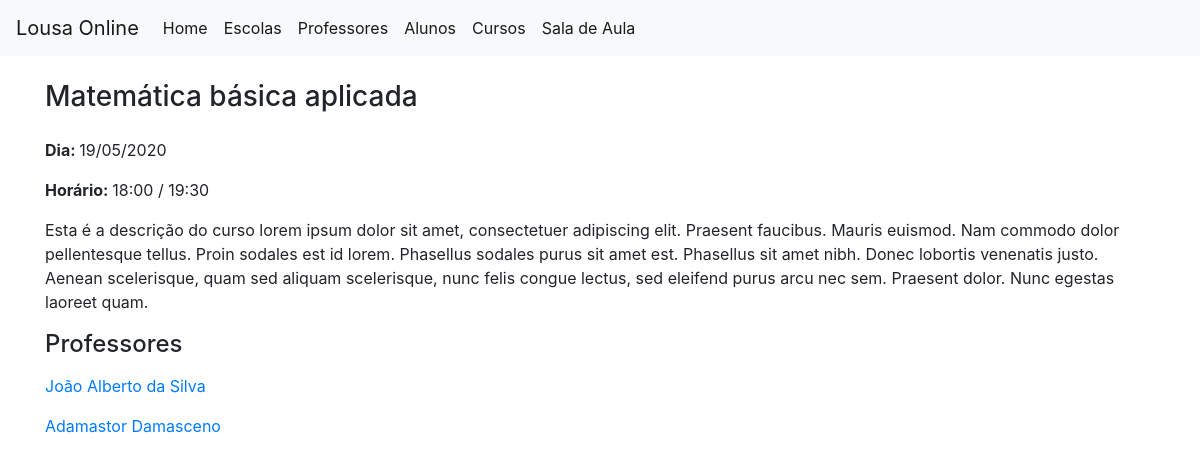
The page /courses_description/3 on the database its author committed.
### tables this page shows
CREATE TABLE `courses` (
  `id` int(11) NOT NULL,
  `name` varchar(255) NOT NULL,
  `date_created` timestamp NOT NULL DEFAULT CURRENT_TIMESTAMP ON UPDATE CURRENT_TIMESTAMP,
  `date_course` date NOT NULL,
  `hour_init` time NOT NULL,
  `hour_end` time NOT NULL,
  `description` text NOT NULL,
  `status` varchar(2) NOT NULL DEFAULT 'I'
);

### inc/router.php (called while the page is built, shortened)
<?php
	$urlParams = isset($_GET['params']) ? explode('/', $_GET['params']) : array();
?>

### models/DataBase.class.php (called while the page is built, shortened)
<?php
class DataBase {
    private $conn;
    public function connect(){
        $dbType     = "mysql";
        $dbHost     = "localhost";
        $port       = "3306";
        $dbUser     = "root";
        $dbPassword = "";
        $dbName     = "lousaonline";
        if(empty($this->conn)){
            try{
                $this->conn = new PDO($dbType.":host=".$dbHost.";port=".$port.";dbname=".$dbName.";charset=utf8", $dbUser, $dbPassword);
            } catch(PDOException $e) {
                $this->message = $e->getMessage();
                $this->conn = 'ERROR';
            }
        }
        return $this->conn;
    }
    public function selectDB($sql, $params=null, $class=null){
        $rs = null;
        if($this->connect() != 'ERROR'){
            $params = is_array($params) ? $params : @explode(',', $params);
            $query = $this->connect()->prepare($sql);
            $query->execute($params);
            if(isset($class)){
                $rs = $query->fetchAll(PDO::FETCH_CLASS,$class);
            }else{
                $rs = $query->fetchAll(PDO::FETCH_OBJ);
            }
        }
        return $rs;
    }
    public function disconnect(){
        $this->conn = null;
    }
}

### models/Courses.class.php (called while the page is built, shortened)
<?php
    if(!defined('COURSES_ROOT')){
        require_once(COURSES_ROOT.'DataBase.class.php');
    }
    class Course {
        private $id;
        private $name;
        private $dateCourse;
        private $hourInit;
        private $hourEnd;
        private $description;
        private $dataBase;
        function __construct($pId=''){
            if(!empty($pId)){
                $this->load();
            }
        }
        private function getDataBase(){
            $thisDataBase = $this->dataBase;
            if(empty($thisDataBase)){
                $this->dataBase = new DataBase('sistema');
            }
            return $this->dataBase;
        }
        public function load(){
            $DataBase = $this->getDataBase();
            $query = "SELECT * FROM `courses` WHERE `id` = ? LIMIT 1";
            $res   = $DataBase->selectDB($query, $this->getId());
            if(count($res)>0){
                $r = $res[0];
            }
        }
        public function setId($id){$this->id = $id;}
        public function setName($name){$this->name = $name;}
        public function setDateCourse($date_course){$this->dateCourse = $date_course;}
        public function setHourInit($hour_init){$this->hourInit = $hour_init;}
        public function setHourEnd($hour_end){$this->hourEnd = $hour_end;}
        public function setDescription($description){$this->description = $description;}
        public function getId(){return $this->id;}
        public function getName(){return $this->name;}
        public function getDateCourse(){return $this->dateCourse;}
        public function getHourInit(){return $this->hourInit;}
        public function getHourEnd(){return $this->hourEnd;}
        public function getDescription(){return $this->description;}
    }

### views/html/courses_description.php (the view, shortened to what this page needs)
<?php require_once(_ABSOLUTEPATH.'/models/Courses.class.php'); ?>
<?php
	$courseId = !empty($urlParams[1]) ? $urlParams[1] : '';
	$course = new Course($courseId);
?>
<div id="courses_description" class="page-content">
	<h3 class="mb-4"><?=$course->getName();?></h3>
	<div class="row">
		<div class="col-12">
			<?php
				echo '<p><b>Dia: </b>'.date('d/m/Y', strtotime($course->getDateCourse())).'</p>';
				echo '<p><b>Horário: </b>'.date('H:i', strtotime($course->getHourInit())).' / '.date('H:i', strtotime($course->getHourEnd())).'</p>';
				echo '<p>'.$course->getDescription().'</p>';
				echo '<h4 class="mb-3">Professores</h4>';
				echo '<p><a href="'._FULLPATH.'/teachers_description/3">João Alberto da Silva</a></p>';
				echo '<p><a href="'._FULLPATH.'/teachers_description/4">Adamastor Damasceno</a></p>';
			?>
		</div>
	</div>
</div>

### rows shown on the page
courses: name "Matemática básica aplicada", date_course "19/05/2020", hour_init "18:00", hour_end "19:30", description "Esta é a descrição do curso lorem ipsum dolor sit amet, consectetuer adipiscing elit. Praesent faucibus. Mauris euismod. Nam commodo dolor pellentesque tellus. Proin sodales est id lorem. Phasellus sodales purus sit amet est. Phasellus sit amet nibh. Donec lobortis venenatis justo. Aenean scelerisque, quam sed aliquam scelerisque, nunc felis congue lectus, sed eleifend purus arcu nec sem. Praesent dolor. Nunc egestas laoreet quam."

### other values the page prints
$title "Home"
$title "Escolas"
$title "Professores"
$title "Alunos"
$title "Cursos"
$title "Sala de Aula"
